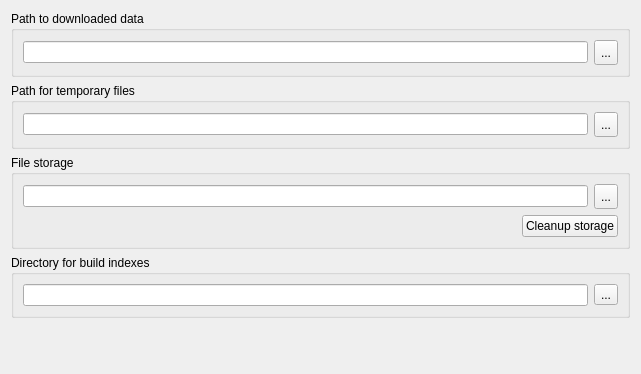
<?xml version="1.0" encoding="UTF-8"?>
<ui version="4.0">
 <class>DirectoriesSettingsWidget</class>
 <widget class="QWidget" name="DirectoriesSettingsWidget">
  <property name="geometry">
   <rect>
    <x>0</x>
    <y>0</y>
    <width>641</width>
    <height>374</height>
   </rect>
  </property>
  <property name="sizePolicy">
   <sizepolicy hsizetype="Minimum" vsizetype="Minimum">
    <horstretch>0</horstretch>
    <verstretch>0</verstretch>
   </sizepolicy>
  </property>
  <property name="windowTitle">
   <string/>
  </property>
  <layout class="QGridLayout" name="gridLayout_2">
   <item row="0" column="0">
    <layout class="QGridLayout" name="gridLayout">
     <item row="0" column="0">
      <widget class="QGroupBox" name="downloadedDataDirgroupBox">
       <property name="title">
        <string>Path to downloaded data</string>
       </property>
       <layout class="QHBoxLayout" name="horizontalLayout_4">
        <item>
         <layout class="QHBoxLayout" name="horizontalLayout_3">
          <item>
           <widget class="QLineEdit" name="downloadsDirPathEdit"/>
          </item>
          <item>
           <widget class="QToolButton" name="browseDownloadDirButton">
            <property name="minimumSize">
             <size>
              <width>24</width>
              <height>25</height>
             </size>
            </property>
            <property name="toolTip">
             <string/>
            </property>
            <property name="text">
             <string>...</string>
            </property>
           </widget>
          </item>
         </layout>
        </item>
       </layout>
      </widget>
     </item>
     <item row="1" column="0">
      <widget class="QGroupBox" name="tmpDirGroupBox">
       <property name="title">
        <string>Path for temporary files</string>
       </property>
       <layout class="QHBoxLayout" name="horizontalLayout_6">
        <item>
         <layout class="QHBoxLayout" name="horizontalLayout_5">
          <item>
           <widget class="QLineEdit" name="tmpDirPathEdit"/>
          </item>
          <item>
           <widget class="QToolButton" name="browseTmpDirButton">
            <property name="enabled">
             <bool>true</bool>
            </property>
            <property name="minimumSize">
             <size>
              <width>24</width>
              <height>25</height>
             </size>
            </property>
            <property name="maximumSize">
             <size>
              <width>24</width>
              <height>16777215</height>
             </size>
            </property>
            <property name="text">
             <string>...</string>
            </property>
            <property name="iconSize">
             <size>
              <width>16</width>
              <height>16</height>
             </size>
            </property>
           </widget>
          </item>
         </layout>
        </item>
       </layout>
      </widget>
     </item>
     <item row="2" column="0">
      <widget class="QGroupBox" name="fileStorageGroupBox">
       <property name="title">
        <string>File storage</string>
       </property>
       <layout class="QVBoxLayout" name="verticalLayout_6">
        <item>
         <layout class="QHBoxLayout" name="horizontalLayout_9">
          <item>
           <widget class="QLineEdit" name="fileStorageDirPathEdit"/>
          </item>
          <item>
           <widget class="QToolButton" name="browseFileStorageButton">
            <property name="enabled">
             <bool>true</bool>
            </property>
            <property name="minimumSize">
             <size>
              <width>24</width>
              <height>25</height>
             </size>
            </property>
            <property name="maximumSize">
             <size>
              <width>24</width>
              <height>16777215</height>
             </size>
            </property>
            <property name="text">
             <string>...</string>
            </property>
            <property name="iconSize">
             <size>
              <width>16</width>
              <height>16</height>
             </size>
            </property>
           </widget>
          </item>
         </layout>
        </item>
        <item>
         <layout class="QHBoxLayout" name="horizontalLayout_8">
          <item>
           <spacer name="horizontalSpacer">
            <property name="orientation">
             <enum>Qt::Horizontal</enum>
            </property>
            <property name="sizeHint" stdset="0">
             <size>
              <width>40</width>
              <height>20</height>
             </size>
            </property>
           </spacer>
          </item>
          <item>
           <widget class="QPushButton" name="cleanupStorageButton">
            <property name="text">
             <string>Cleanup storage</string>
            </property>
           </widget>
          </item>
         </layout>
        </item>
       </layout>
      </widget>
     </item>
     <item row="3" column="0">
      <widget class="QGroupBox" name="groupBox_4">
       <property name="title">
        <string>Directory for build indexes</string>
       </property>
       <layout class="QVBoxLayout" name="verticalLayout_2">
        <item>
         <layout class="QHBoxLayout" name="horizontalLayout_2">
          <item>
           <widget class="QLineEdit" name="indexDirectoryEdit"/>
          </item>
          <item>
           <widget class="QToolButton" name="indexDirectoryButton">
            <property name="text">
             <string notr="true">...</string>
            </property>
           </widget>
          </item>
         </layout>
        </item>
       </layout>
      </widget>
     </item>
    </layout>
   </item>
   <item row="1" column="0">
    <spacer name="verticalSpacer">
     <property name="orientation">
      <enum>Qt::Vertical</enum>
     </property>
     <property name="sizeHint" stdset="0">
      <size>
       <width>20</width>
       <height>40</height>
      </size>
     </property>
    </spacer>
   </item>
  </layout>
 </widget>
 <resources/>
 <connections/>
</ui>
